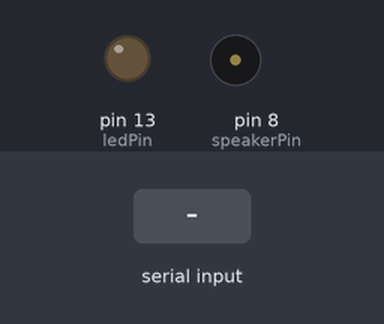
Recording of a sketch running on a simulated Arduino Uno, built with avr-gcc and run on an emulated ATmega328P. Shown: output pins drawn as LEDs (lit = HIGH), buzzer (waves = sounding). The test bench sets the inputs (shaded band).

Above: at 1.2 s.
1.3 s: "90 45\n" received over Serial
At 1.7 s:
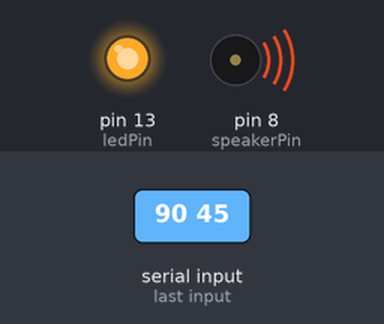
Timing chart, 0 to 10.3 s (numbered marks = the images above; inputs shaded):
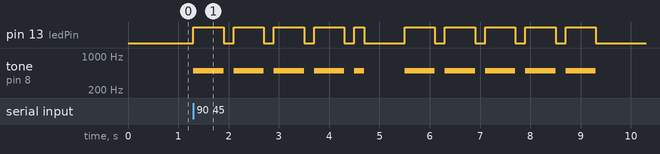

The sketch:

morse_code_translator.ino
```cpp
// morse_code_translator
// by Team Onyx (Vidit Shah & Utkarsh Tiwari)
// modified by Wendy Ju, June 26, 2020

#define NOTE_PITCH  500

int speakerPin = 8;
int ledPin = 13;

//For letters
char* letters[] = {
".-", "-...", "-.-.", "-..", ".", "..-.", "--.", "....", "..", // A-I
".---", "-.-", ".-..", "--", "-.", "---", ".--.", "--.-", ".-.", // J-R
"...", "-", "..-", "...-", ".--", "-..-", "-.--", "--.." // S-Z
};

//For Numbers
char* numbers[] = {
  "-----", ".----", "..---", "...--", "....-", ".....",
"-....", "--...", "---..", "----."
};
int dotDelay = 200;

void setup() {
  // put your setup code here, to run once:

  pinMode(ledPin, OUTPUT);
  Serial.begin(9600);

}

void loop() {
  // put your main code here, to run repeatedly:
  char ch;
  if (Serial.available())
  {
    ch = Serial.read(); // read a single letter if (ch >= 'a' && ch <= 'z')
  if (ch >= 'a' && ch <= 'z')
  {
    flashSequence(letters[ch - 'a']);
  }
  else if (ch >= 'A' && ch <= 'Z') {
    flashSequence(letters[ch - 'A']); }
  else if (ch >= '0' && ch <= '9') {
    flashSequence(numbers[ch - '0']); }
  else if (ch == ' ') {
    delay(dotDelay * 4);
  }
}

}

void flashSequence(char* sequence) {
  int i = 0;
  while (sequence[i] != NULL) {
        flashDotOrDash(sequence[i]);
        i++; }
  delay(dotDelay * 3);
}


void flashDotOrDash(char dotOrDash) {
  digitalWrite(ledPin, HIGH);
  if (dotOrDash == '.')
  {
    tone(speakerPin, NOTE_PITCH);
    delay(dotDelay);
  }
  else // must be a -
  {
    tone(speakerPin, NOTE_PITCH);
    delay(dotDelay * 3); }
  noTone(speakerPin);
  digitalWrite(ledPin, LOW);
  delay(dotDelay);
}
```

Measured:
- after the input at 1.3 s, pin 13 (ledPin): goes 4 × (HIGH 0.60 s, LOW 0.20 s), HIGH 0.20 s, LOW 0.80 s, 4 × (HIGH 0.60 s, LOW 0.20 s), HIGH 0.60 s, then LOW, starting at once; tone on pin 8 (speakerPin): goes 4 × (500 Hz 0.60 s, silent 0.20 s), 500 Hz 0.20 s, silent 0.80 s, 4 × (500 Hz 0.60 s, silent 0.20 s), 500 Hz 0.60 s, then silent, starting at once
